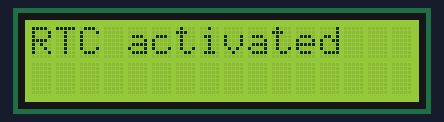
A sketch run on a simulated Arduino Mega 2560, built with avr-gcc and run on an emulated ATmega2560. Shown: 16×2 character LCD. The local clock reads 2024-03-15 10:24:30 at power-on unless the sketch sets it; what the sketch prints to the serial monitor is not drawn.

Above: at 0.1 s.
At 0.6 s:
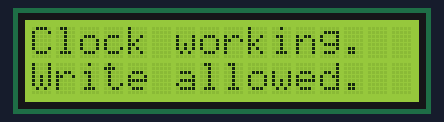
At 2.6 s:
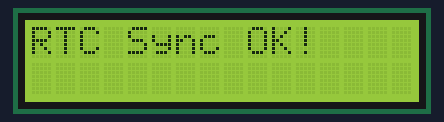
At 4.6 s:
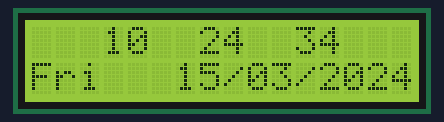
At 20.9 s:
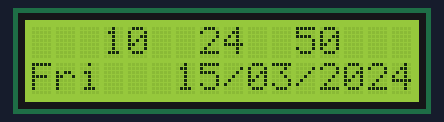
At 38.1 s:
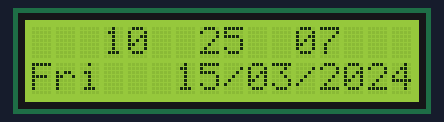

Measured:
- what the display in image 1 shows lasts 2.0 s, from 0.6 s to 2.6 s
- what the display in image 3 shows lasts 1.0 s, from 4.6 s to 5.6 s

The sketch:

arduino.ino
```cpp
#include <Wire.h>
#include <LiquidCrystal.h>   // include LCD library
#include <DS1302RTC.h>
#include <Time.h>
#include <TimeLib.h>

// Init the DS1302
// Set pins:  CE, IO, CLK
DS1302RTC RTC(13, 11, 12);

// Optional connection for RTC module
#define DS1302_GND_PIN 33
#define DS1302_VCC_PIN 35

// Init the LCD
//   initialize the library with the numbers of the interface pins
//            lcd(RS,  E, d4, d5, d6, d7)
LiquidCrystal lcd(8,   9,  4,  5,  6,  7);

void setup()
{
  Serial.begin(9600);

  // Setup LCD to 16x2 characters
  lcd.begin(16, 2);

  // Activate RTC module
  digitalWrite(DS1302_GND_PIN, LOW);
  pinMode(DS1302_GND_PIN, OUTPUT);

  digitalWrite(DS1302_VCC_PIN, HIGH);
  pinMode(DS1302_VCC_PIN, OUTPUT);

  lcd.print("RTC activated");
  Serial.println("RTC activated");

  delay(500);

  // Check clock oscillation
  lcd.clear();
  if (RTC.haltRTC())
  {
    lcd.print("Clock stopped!");
    Serial.println("The DS1302 is stopped. Set time to initialize the time and begin running.");

    //setTime(1,49,0,1,02,2021); // setTime(hr,min,sec,day,month,yr)
    //time_t t = now();
    //RTC.set(t);

  }
  else
  {
    //setTime(13,52,0,1,02,2021); // setTime(hr,min,sec,day,month,yr)
    //time_t t = now();
    //RTC.set(t);
    lcd.print("Clock working.");
    Serial.println("Clock working.");
  }

  // Check write-protection
  lcd.setCursor(0,1);
  if (RTC.writeEN())
  {
    lcd.print("Write allowed.");
    Serial.println("Write allowed.");
  }
  else
  {
    lcd.print("Write blocked.");
    Serial.println("Write blocked.");
  }

  delay ( 2000 );

  // Setup Time library
  lcd.clear();
  lcd.print("RTC Sync");
  Serial.print("RTC Sync");

  setSyncProvider(RTC.get); // the function to get the time from the RTC
  if(timeStatus() == timeSet)
  {
    lcd.print(" OK!");
    Serial.println(" OK!");
  }
  else
  {
    lcd.print(" FAIL!");
    Serial.println(" FAIL!");
  }

  delay ( 2000 );

  lcd.clear();
}

void loop()
{

  // Display time centered on the upper line
  lcd.setCursor(3, 0);
  print2digits(hour());
  lcd.print("  ");
  print2digits(minute());
  lcd.print("  ");
  print2digits(second());

  // Display abbreviated Day-of-Week in the lower left corner
  lcd.setCursor(0, 1);
  lcd.print(dayShortStr(weekday()));

  // Display date in the lower right corner
  lcd.setCursor(5, 1);
  lcd.print(" ");
  print2digits(day());
  lcd.print("/");
  print2digits(month());
  lcd.print("/");
  lcd.print(year());

  Serial.println(String(hour()) + ":"+ String(minute()) + ":" + String(second()) + ":" + String(day()) + ":"+ String(month()) + ":" + String(year()));

  // Warning!
  if(timeStatus() != timeSet) {
    lcd.setCursor(0, 1);
    lcd.print(F("RTC ERROR: SYNC!"));
  }

  delay ( 1000 ); // Wait approx 1 sec
}

void print2digits(int number) {
  // Output leading zero
  if (number >= 0 && number < 10) {
    lcd.write('0');
  }
  lcd.print(number);
}
```
